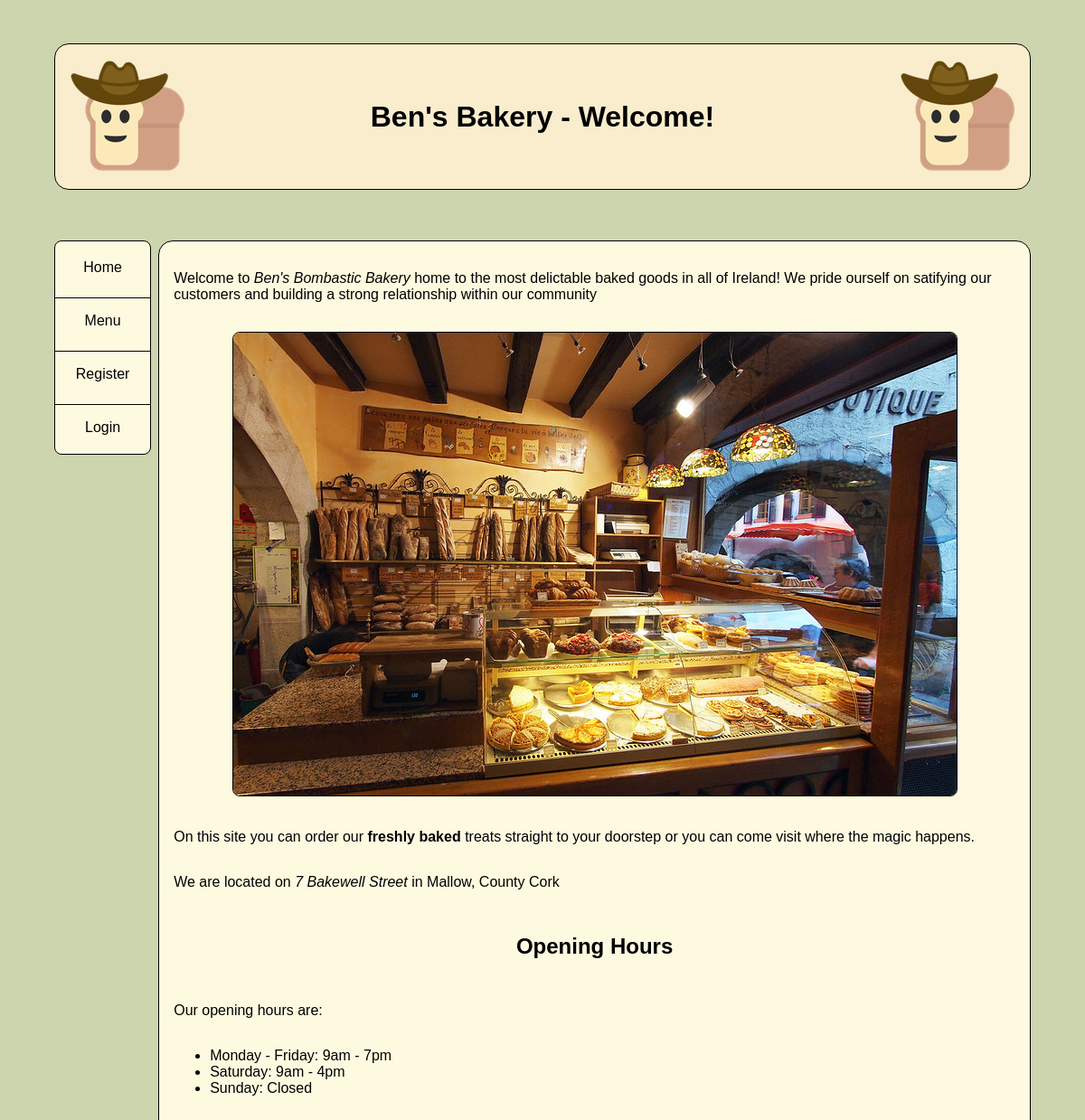
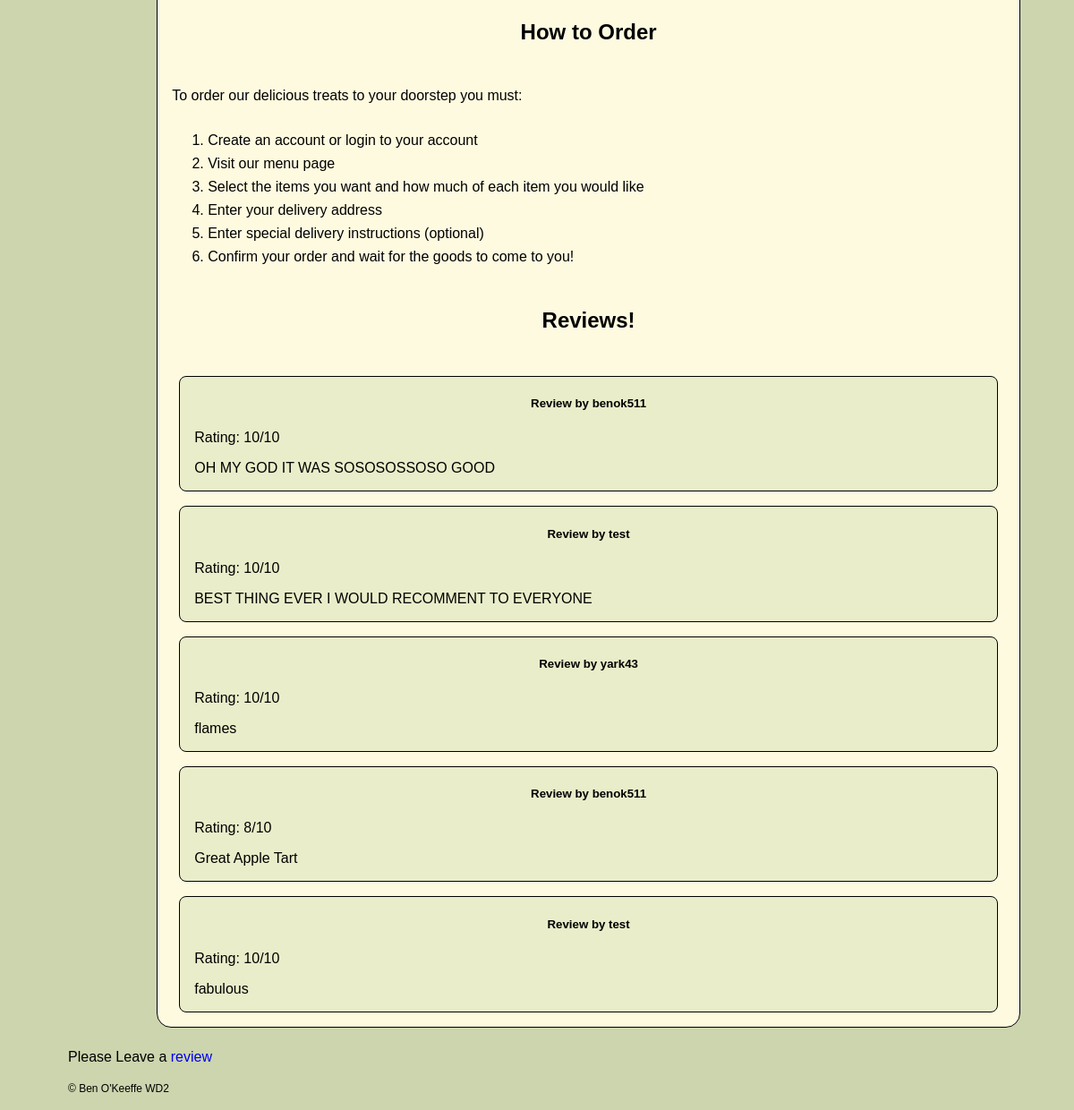
The page / on the database its author committed (2 pictures, top to bottom).
### tables this page shows
CREATE TABLE reviews (
    review_num INTEGER PRIMARY KEY AUTOINCREMENT,
    user_id TEXT NOT NULL,
    date_sent DATE NOT NULL,
    rating INTEGER NOT NULL,
    details TEXT NOT NULL
);

### app.py (the view)
@app.route('/')
def index():
    db = get_db()
    reviews = db.execute('''SELECT * FROM reviews''').fetchmany(5)
    return render_template('index.html', title = 'Welcome!', reviews = reviews)

### app.py (called while the page is built)
@app.before_request
def load_logged_in_user():
    g.user = session.get('user_id',None)
    g.is_admin = session.get('is_admin',None)

### database.py (called while the page is built)
def get_db():
    if 'db' not in g:
        g.db = sqlite3.connect(DATABASE,
                               detect_types=sqlite3.PARSE_DECLTYPES)
        g.db.row_factory = sqlite3.Row
        return g.db

### templates/index.html
{% extends "base.html" %}
{% block main_content %}
<p> Welcome to <i>Ben's Bombastic Bakery</i> home to the most delictable baked goods in all of Ireland!
    We pride ourself on satifying our customers and building a strong relationship within our community</p>
<figure>
    <img src="{{url_for('static', filename='bakery.jpg')}}" alt="">
</figure>
<p> On this site you can order our <b>freshly baked</b> treats straight to your doorstep or you can come visit where the
    magic happens.</p>
<p> We are located on <i>7 Bakewell Street</i> in Mallow, County Cork</p>
<h2>Opening Hours</h2>
<p>Our opening hours are:</p>
<ul>
    <li>Monday - Friday: 9am - 7pm</li>
    <li>Saturday: 9am - 4pm</li>
    <li>Sunday: Closed</li>
</ul>
<h2>How to Order</h2>
<p>To order our delicious treats to your doorstep you must:
<ol>
    <li>Create an account or login to your account</li>
    <li>Visit our menu page</li>
    <li>Select the items you want and how much of each item you would like</li>
    <li>Enter your delivery address</li>
    <li>Enter special delivery instructions (optional)</li>
    <li>Confirm your order and wait for the goods to come to you!</li>
</ol>
{% if reviews %}
<h2>Reviews!</h2>
{% for review in reviews %}
<div class="review">
    <h5>Review by {{review['user_id']}}</h5>
    <p>Rating: {{review['rating']}}/10</p>
    <p>{{review['details']}}</p>
</div>
{%endfor%}
{%endif%}
{%endblock%}

### static/styles.css (style rules this page uses)
:root { font-family: sans-serif, 'Times New Roman', Times, serif; font-size: 16px; --colour: black; --mainbgcolour: #fefae0; --bgcolour: #ccd5ae; --accentcolour: #e9edc9; --accentcolour2: #faedcd; }
*, *:before, *:after { box-sizing: border-box; }
body { color: var(--colour); background-color: var(--bgcolour); margin: 0; }
p { margin: 1em; }
h1, h2, h3, h4, h5, h6 { text-align: center; }
main>* { margin: 2em 1em; }
ol > li { margin-bottom: 0.5em; }
main figure { text-align: center; }
img, iframe { max-width: 100%; }
main img, video { border: 0.5px solid var(--colour); border-radius: 0.5em; }
.review { border: 1px solid var(--colour); border-radius: 0.5em; background-color: var(--accentcolour); margin: 1em 1.5em; }
@media screen and (min-width: 480px) { body { width: 90%; margin: 0 auto; } }
@media screen and (min-width: 1024px) { body { display: grid; grid-template-columns: 1fr 9fr; grid-template-areas: "top top" "ml mr" "bottom bottom"; gap: 0.5em; } }
body { width: 80%; margin: 0 auto; background-color: white ; border: 1px solid black; }

### rows shown on the page
reviews: user_id "benok511", rating "10", details "OH MY GOD IT WAS SOSOSOSSOSO GOOD"
reviews: user_id "test", rating "10", details "BEST THING EVER I WOULD RECOMMENT TO EVERYONE"
reviews: user_id "yark43", rating "10", details "flames"
reviews: user_id "benok511", rating "8", details "Great Apple Tart"
reviews: user_id "test", rating "10", details "fabulous"

### other values the page prints
{{ title }} "Welcome!"
